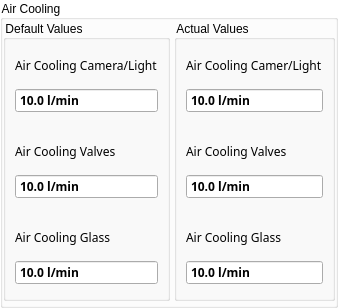
    <widget class="QGroupBox" name="groupBoxAirCooling">
     <property name="sizePolicy">
      <sizepolicy hsizetype="Preferred" vsizetype="Fixed">
       <horstretch>0</horstretch>
       <verstretch>0</verstretch>
      </sizepolicy>
     </property>
     <property name="styleSheet">
      <string notr="true">QGroupBox{
    background-color: transparent;
}</string>
     </property>
     <property name="title">
      <string>Air Cooling</string>
     </property>
     <layout class="QGridLayout" name="gridLayout_3">
      <property name="leftMargin">
       <number>0</number>
      </property>
      <property name="topMargin">
       <number>0</number>
      </property>
      <property name="rightMargin">
       <number>0</number>
      </property>
      <property name="bottomMargin">
       <number>4</number>
      </property>
      <property name="spacing">
       <number>4</number>
      </property>
      <item row="0" column="0">
       <widget class="QGroupBox" name="groupBoxAirCoolingDefaultValues">
        <property name="styleSheet">
         <string notr="true">QGroupBox{
    background-color: transparent;
}</string>
        </property>
        <property name="title">
         <string>Default Values</string>
        </property>
        <layout class="QGridLayout" name="gridLayout_2">
         <property name="leftMargin">
          <number>0</number>
         </property>
         <property name="topMargin">
          <number>0</number>
         </property>
         <property name="rightMargin">
          <number>0</number>
         </property>
         <property name="bottomMargin">
          <number>4</number>
         </property>
         <property name="spacing">
          <number>4</number>
         </property>
         <item row="2" column="0">
          <widget class="ContentBoardItem" name="widgetDashBoardAirCoolingCameraLightDefaultValue" native="true">
           <property name="minimumSize">
            <size>
             <width>0</width>
             <height>82</height>
            </size>
           </property>
           <property name="maximumSize">
            <size>
             <width>16777215</width>
             <height>82</height>
            </size>
           </property>
           <property name="styleSheet">
            <string notr="true">/*QFrame{
     background:rgb(249,247,248);
     min-height: 80px;
     max-height: 80px;
}

QLabel{
  background:rgb(249,247,248);
  color: rgb(39,51,66);
  font-size: 16px;
  font-family: Siemens Sans;
  min-height: 20px;
  max-height: 20px;
}

QDoubleSpinBox{
  background:rgb(249,247,248);
  color: rgb(39,51,66);
  font-size: 16px;
  font-weight: bold;
  font-family: Siemens Sans;
  min-height: 32px;
  max-height: 32px;
}
*/
QDoubleSpinBox::focus{
 border: 2px solid rgb(0,95,135);
}

</string>
           </property>
           <layout class="QGridLayout" name="gridLayout_42">
            <property name="leftMargin">
             <number>9</number>
            </property>
            <property name="rightMargin">
             <number>9</number>
            </property>
            <item row="2" column="0">
             <widget class="QDoubleSpinBox" name="doubleSpinBoxAirCoolingGlassDefaultValue">
              <property name="font">
               <font>
                <family>Siemens Sans</family>
                <weight>75</weight>
                <bold>true</bold>
               </font>
              </property>
              <property name="toolTip">
               <string>K71 Output</string>
              </property>
              <property name="styleSheet">
               <string notr="true"/>
              </property>
              <property name="wrapping">
               <bool>false</bool>
              </property>
              <property name="frame">
               <bool>true</bool>
              </property>
              <property name="readOnly">
               <bool>false</bool>
              </property>
              <property name="buttonSymbols">
               <enum>QAbstractSpinBox::NoButtons</enum>
              </property>
              <property name="suffix">
               <string> l/min</string>
              </property>
              <property name="decimals">
               <number>1</number>
              </property>
              <property name="minimum">
               <double>0.000000000000000</double>
              </property>
              <property name="maximum">
               <double>200.000000000000000</double>
              </property>
              <property name="singleStep">
               <double>0.100000000000000</double>
              </property>
              <property name="value">
               <double>10.000000000000000</double>
              </property>
             </widget>
            </item>
            <item row="0" column="0">
             <widget class="QLabel" name="labelDashBoardAirCoolingCameraLightDefaultValue">
              <property name="font">
               <font>
                <family>Siemens Sans</family>
               </font>
              </property>
              <property name="styleSheet">
               <string notr="true"/>
              </property>
              <property name="text">
               <string>Air Cooling Glass</string>
              </property>
             </widget>
            </item>
           </layout>
          </widget>
         </item>
         <item row="0" column="0">
          <widget class="ContentBoardItem" name="widgetDashBoardAirCoolingCameraDefaultValue" native="true">
           <property name="minimumSize">
            <size>
             <width>0</width>
             <height>82</height>
            </size>
           </property>
           <property name="maximumSize">
            <size>
             <width>16777215</width>
             <height>82</height>
            </size>
           </property>
           <property name="styleSheet">
            <string notr="true">/*QFrame{
     background:rgb(249,247,248);
     min-height: 80px;
     max-height: 80px;
}

QLabel{
  background:rgb(249,247,248);
  color: rgb(39,51,66);
  font-size: 16px;
  font-family: Siemens Sans;
  min-height: 20px;
  max-height: 20px;
}

QDoubleSpinBox{
  background:rgb(249,247,248);
  color: rgb(39,51,66);
  font-size: 16px;
  font-weight: bold;
  font-family: Siemens Sans;
  min-height: 32px;
  max-height: 32px;
}
*/
QDoubleSpinBox::focus{
 border: 2px solid rgb(0,95,135);
}

</string>
           </property>
           <layout class="QGridLayout" name="gridLayout_41">
            <property name="leftMargin">
             <number>9</number>
            </property>
            <property name="rightMargin">
             <number>9</number>
            </property>
            <item row="2" column="0">
             <widget class="QDoubleSpinBox" name="doubleSpinBoxAirCoolingCameraAndLightDefaultValue">
              <property name="font">
               <font>
                <family>Siemens Sans</family>
                <weight>75</weight>
                <bold>true</bold>
               </font>
              </property>
              <property name="toolTip">
               <string>K71 Output</string>
              </property>
              <property name="styleSheet">
               <string notr="true"/>
              </property>
              <property name="wrapping">
               <bool>false</bool>
              </property>
              <property name="frame">
               <bool>true</bool>
              </property>
              <property name="readOnly">
               <bool>false</bool>
              </property>
              <property name="buttonSymbols">
               <enum>QAbstractSpinBox::NoButtons</enum>
              </property>
              <property name="suffix">
               <string> l/min</string>
              </property>
              <property name="decimals">
               <number>1</number>
              </property>
              <property name="minimum">
               <double>0.000000000000000</double>
              </property>
              <property name="maximum">
               <double>200.000000000000000</double>
              </property>
              <property name="singleStep">
               <double>0.100000000000000</double>
              </property>
              <property name="value">
               <double>10.000000000000000</double>
              </property>
             </widget>
            </item>
            <item row="0" column="0">
             <widget class="QLabel" name="labelDashBoardAirCoolingCameraDefaultValue">
              <property name="font">
               <font>
                <family>Siemens Sans</family>
               </font>
              </property>
              <property name="styleSheet">
               <string notr="true"/>
              </property>
              <property name="text">
               <string>Air Cooling Camera/Light</string>
              </property>
             </widget>
            </item>
           </layout>
          </widget>
         </item>
         <item row="1" column="0">
          <widget class="ContentBoardItem" name="widgetDashBoardAirCoolingValvesDefaultValue" native="true">
           <property name="minimumSize">
            <size>
             <width>0</width>
             <height>82</height>
            </size>
           </property>
           <property name="maximumSize">
            <size>
             <width>16777215</width>
             <height>82</height>
            </size>
           </property>
           <property name="styleSheet">
            <string notr="true">/*QFrame{
     background:rgb(249,247,248);
     min-height: 80px;
     max-height: 80px;
}

QLabel{
  background:rgb(249,247,248);
  color: rgb(39,51,66);
  font-size: 16px;
  font-family: Siemens Sans;
  min-height: 20px;
  max-height: 20px;
}

QDoubleSpinBox{
  background:rgb(249,247,248);
  color: rgb(39,51,66);
  font-size: 16px;
  font-weight: bold;
  font-family: Siemens Sans;
  min-height: 32px;
  max-height: 32px;
}
*/
QDoubleSpinBox::focus{
 border: 2px solid rgb(0,95,135);
}

</string>
           </property>
           <layout class="QGridLayout" name="gridLayout_43">
            <property name="leftMargin">
             <number>9</number>
            </property>
            <property name="rightMargin">
             <number>9</number>
            </property>
            <item row="2" column="0">
             <widget class="QDoubleSpinBox" name="doubleSpinBoxAirCoolingValvesDefaultValue">
              <property name="font">
               <font>
                <family>Siemens Sans</family>
                <weight>75</weight>
                <bold>true</bold>
               </font>
              </property>
              <property name="toolTip">
               <string>K71 Output</string>
              </property>
              <property name="styleSheet">
               <string notr="true"/>
              </property>
              <property name="wrapping">
               <bool>false</bool>
              </property>
              <property name="frame">
               <bool>true</bool>
              </property>
              <property name="readOnly">
               <bool>false</bool>
              </property>
              <property name="buttonSymbols">
               <enum>QAbstractSpinBox::NoButtons</enum>
              </property>
              <property name="suffix">
               <string> l/min</string>
              </property>
              <property name="decimals">
               <number>1</number>
              </property>
              <property name="minimum">
               <double>0.000000000000000</double>
              </property>
              <property name="maximum">
               <double>200.000000000000000</double>
              </property>
              <property name="singleStep">
               <double>0.100000000000000</double>
              </property>
              <property name="value">
               <double>10.000000000000000</double>
              </property>
             </widget>
            </item>
            <item row="0" column="0">
             <widget class="QLabel" name="labelDashBoardAirCoolingValvesDefaultValue">
              <property name="font">
               <font>
                <family>Siemens Sans</family>
               </font>
              </property>
              <property name="styleSheet">
               <string notr="true"/>
              </property>
              <property name="text">
               <string>Air Cooling Valves</string>
              </property>
             </widget>
            </item>
           </layout>
          </widget>
         </item>
        </layout>
       </widget>
      </item>
      <item row="0" column="1">
       <widget class="QGroupBox" name="groupBoxAirCoolingActualValues">
        <property name="styleSheet">
         <string notr="true">QGroupBox{
    background-color: transparent;
}</string>
        </property>
        <property name="title">
         <string>Actual Values</string>
        </property>
        <layout class="QGridLayout" name="gridLayout">
         <property name="leftMargin">
          <number>0</number>
         </property>
         <property name="topMargin">
          <number>0</number>
         </property>
         <property name="rightMargin">
          <number>0</number>
         </property>
         <property name="bottomMargin">
          <number>4</number>
         </property>
         <property name="spacing">
          <number>4</number>
         </property>
         <item row="2" column="0">
          <widget class="ContentBoardItem" name="widgetDashBoardAirCoolingCameraLightActualValue" native="true">
           <property name="minimumSize">
            <size>
             <width>0</width>
             <height>82</height>
            </size>
           </property>
           <property name="maximumSize">
            <size>
             <width>16777215</width>
             <height>82</height>
            </size>
           </property>
           <property name="styleSheet">
            <string notr="true">/*QFrame{
     background:rgb(249,247,248);
     min-height: 80px;
     max-height: 80px;
}

QLabel{
  background:rgb(249,247,248);
  color: rgb(39,51,66);
  font-size: 16px;
  font-family: Siemens Sans;
  min-height: 20px;
  max-height: 20px;
}

QDoubleSpinBox{
  background:rgb(249,247,248);
  color: rgb(39,51,66);
  font-size: 16px;
  font-weight: bold;
  font-family: Siemens Sans;
  min-height: 32px;
  max-height: 32px;
}
*/
QDoubleSpinBox::focus{
 border: 2px solid rgb(0,95,135);
}

</string>
           </property>
           <layout class="QGridLayout" name="gridLayout_39">
            <property name="leftMargin">
             <number>9</number>
            </property>
            <property name="rightMargin">
             <number>9</number>
            </property>
            <item row="2" column="0">
             <widget class="QDoubleSpinBox" name="doubleSpinBoxAirCoolingGlassActualValue">
              <property name="font">
               <font>
                <family>Siemens Sans</family>
                <weight>75</weight>
                <bold>true</bold>
               </font>
              </property>
              <property name="toolTip">
               <string>K32 Input</string>
              </property>
              <property name="styleSheet">
               <string notr="true"/>
              </property>
              <property name="wrapping">
               <bool>false</bool>
              </property>
              <property name="frame">
               <bool>true</bool>
              </property>
              <property name="readOnly">
               <bool>true</bool>
              </property>
              <property name="buttonSymbols">
               <enum>QAbstractSpinBox::NoButtons</enum>
              </property>
              <property name="suffix">
               <string> l/min</string>
              </property>
              <property name="decimals">
               <number>1</number>
              </property>
              <property name="minimum">
               <double>0.000000000000000</double>
              </property>
              <property name="maximum">
               <double>1000000.000000000000000</double>
              </property>
              <property name="singleStep">
               <double>0.100000000000000</double>
              </property>
              <property name="value">
               <double>10.000000000000000</double>
              </property>
             </widget>
            </item>
            <item row="0" column="0">
             <widget class="QLabel" name="labelDashBoardAirCoolingCameraLightActualValue">
              <property name="font">
               <font>
                <family>Siemens Sans</family>
               </font>
              </property>
              <property name="styleSheet">
               <string notr="true"/>
              </property>
              <property name="text">
               <string>Air Cooling Glass</string>
              </property>
             </widget>
            </item>
           </layout>
          </widget>
         </item>
         <item row="0" column="0">
          <widget class="ContentBoardItem" name="widgetDashBoardAirCoolingCameraActualValue" native="true">
           <property name="minimumSize">
            <size>
             <width>0</width>
             <height>82</height>
            </size>
           </property>
           <property name="maximumSize">
            <size>
             <width>16777215</width>
             <height>82</height>
            </size>
           </property>
           <property name="styleSheet">
            <string notr="true">/*QFrame{
     background:rgb(249,247,248);
     min-height: 80px;
     max-height: 80px;
}

QLabel{
  background:rgb(249,247,248);
  color: rgb(39,51,66);
  font-size: 16px;
  font-family: Siemens Sans;
  min-height: 20px;
  max-height: 20px;
}

QDoubleSpinBox{
  background:rgb(249,247,248);
  color: rgb(39,51,66);
  font-size: 16px;
  font-weight: bold;
  font-family: Siemens Sans;
  min-height: 32px;
  max-height: 32px;
}
*/
QDoubleSpinBox::focus{
 border: 2px solid rgb(0,95,135);
}

</string>
           </property>
           <layout class="QGridLayout" name="gridLayout_38">
            <property name="leftMargin">
             <number>9</number>
            </property>
            <property name="rightMargin">
             <number>9</number>
            </property>
            <item row="2" column="0">
             <widget class="QDoubleSpinBox" name="doubleSpinBoxAirCoolingCameraAndLightActualValue">
              <property name="font">
               <font>
                <family>Siemens Sans</family>
                <weight>75</weight>
                <bold>true</bold>
               </font>
              </property>
              <property name="toolTip">
               <string>K32 Input</string>
              </property>
              <property name="styleSheet">
               <string notr="true"/>
              </property>
              <property name="wrapping">
               <bool>false</bool>
              </property>
              <property name="frame">
               <bool>true</bool>
              </property>
              <property name="readOnly">
               <bool>true</bool>
              </property>
              <property name="buttonSymbols">
               <enum>QAbstractSpinBox::NoButtons</enum>
              </property>
              <property name="suffix">
               <string> l/min</string>
              </property>
              <property name="decimals">
               <number>1</number>
              </property>
              <property name="minimum">
               <double>0.000000000000000</double>
              </property>
              <property name="maximum">
               <double>1000000.000000000000000</double>
              </property>
              <property name="singleStep">
               <double>0.100000000000000</double>
              </property>
              <property name="value">
               <double>10.000000000000000</double>
              </property>
             </widget>
            </item>
            <item row="0" column="0">
             <widget class="QLabel" name="labelDashBoardAirCoolingCameraActualValue">
              <property name="font">
               <font>
                <family>Siemens Sans</family>
               </font>
              </property>
              <property name="styleSheet">
               <string notr="true"/>
              </property>
              <property name="text">
               <string>Air Cooling Camer/Light</string>
              </property>
             </widget>
            </item>
           </layout>
          </widget>
         </item>
         <item row="1" column="0">
          <widget class="ContentBoardItem" name="widgetDashBoardAirCoolingValvesActualValue" native="true">
           <property name="minimumSize">
            <size>
             <width>0</width>
             <height>82</height>
            </size>
           </property>
           <property name="maximumSize">
            <size>
             <width>16777215</width>
             <height>82</height>
            </size>
           </property>
           <property name="styleSheet">
            <string notr="true">/*QFrame{
     background:rgb(249,247,248);
     min-height: 80px;
     max-height: 80px;
}

QLabel{
  background:rgb(249,247,248);
  color: rgb(39,51,66);
  font-size: 16px;
  font-family: Siemens Sans;
  min-height: 20px;
  max-height: 20px;
}

QDoubleSpinBox{
  background:rgb(249,247,248);
  color: rgb(39,51,66);
  font-size: 16px;
  font-weight: bold;
  font-family: Siemens Sans;
  min-height: 32px;
  max-height: 32px;
}
*/
QDoubleSpinBox::focus{
 border: 2px solid rgb(0,95,135);
}

</string>
           </property>
           <layout class="QGridLayout" name="gridLayout_40">
            <property name="leftMargin">
             <number>9</number>
            </property>
            <property name="rightMargin">
             <number>9</number>
            </property>
            <item row="2" column="0">
             <widget class="QDoubleSpinBox" name="doubleSpinBoxAirCoolingValvesActualValue">
              <property name="font">
               <font>
                <family>Siemens Sans</family>
                <weight>75</weight>
                <bold>true</bold>
               </font>
              </property>
              <property name="toolTip">
               <string>K32 Input</string>
              </property>
              <property name="styleSheet">
               <string notr="true"/>
              </property>
              <property name="wrapping">
               <bool>false</bool>
              </property>
              <property name="frame">
               <bool>true</bool>
              </property>
              <property name="readOnly">
               <bool>true</bool>
              </property>
              <property name="buttonSymbols">
               <enum>QAbstractSpinBox::NoButtons</enum>
              </property>
              <property name="suffix">
               <string> l/min</string>
              </property>
              <property name="decimals">
               <number>1</number>
              </property>
              <property name="minimum">
               <double>0.000000000000000</double>
              </property>
              <property name="maximum">
               <double>1000000.000000000000000</double>
              </property>
              <property name="singleStep">
               <double>0.100000000000000</double>
              </property>
              <property name="value">
               <double>10.000000000000000</double>
              </property>
             </widget>
            </item>
            <item row="0" column="0">
             <widget class="QLabel" name="labelDashBoardAirCoolingValvesActualValue">
              <property name="font">
               <font>
                <family>Siemens Sans</family>
               </font>
              </property>
              <property name="styleSheet">
               <string notr="true"/>
              </property>
              <property name="text">
               <string>Air Cooling Valves</string>
              </property>
             </widget>
            </item>
           </layout>
          </widget>
         </item>
        </layout>
       </widget>
      </item>
     </layout>
    </widget>
